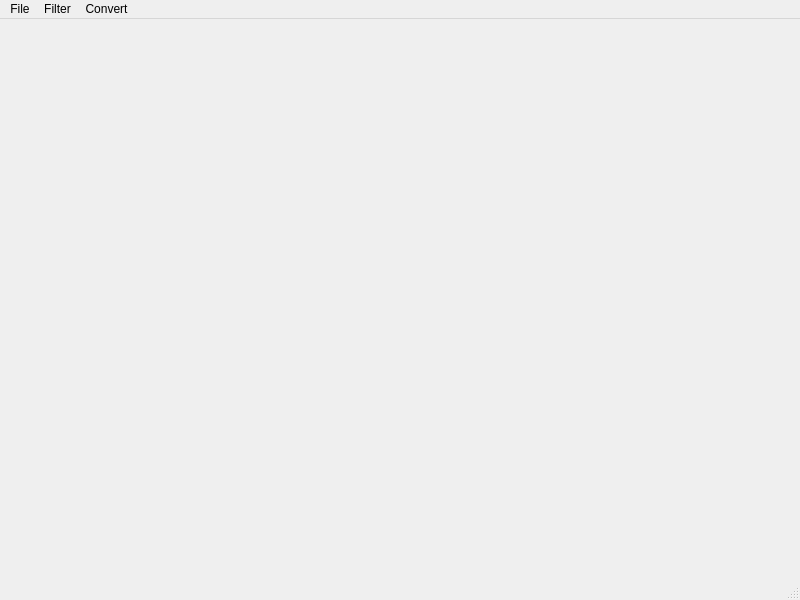
<?xml version="1.0" encoding="UTF-8"?>
<ui version="4.0">
 <class>hlmp::HLMPMainWindow</class>
 <widget class="QMainWindow" name="hlmp::HLMPMainWindow">
  <property name="geometry">
   <rect>
    <x>0</x>
    <y>0</y>
    <width>800</width>
    <height>600</height>
   </rect>
  </property>
  <property name="windowTitle">
   <string>MainWindow</string>
  </property>
  <widget class="vcl::qt::MeshViewer" name="meshViewer"/>
  <widget class="QMenuBar" name="menubar">
   <property name="geometry">
    <rect>
     <x>0</x>
     <y>0</y>
     <width>800</width>
     <height>23</height>
    </rect>
   </property>
   <widget class="QMenu" name="menuFile">
    <property name="title">
     <string>File</string>
    </property>
    <addaction name="actionOpenMesh"/>
    <addaction name="actionSaveMeshAs"/>
   </widget>
   <widget class="QMenu" name="menuFilter">
    <property name="title">
     <string>Filter</string>
    </property>
   </widget>
   <widget class="QMenu" name="menuConvert">
    <property name="title">
     <string>Convert</string>
    </property>
   </widget>
   <addaction name="menuFile"/>
   <addaction name="menuFilter"/>
   <addaction name="menuConvert"/>
  </widget>
  <widget class="QStatusBar" name="statusbar"/>
  <action name="actionOpenMesh">
   <property name="icon">
    <iconset theme="document-open"/>
   </property>
   <property name="text">
    <string>Open Mesh</string>
   </property>
  </action>
  <action name="actionSaveMeshAs">
   <property name="icon">
    <iconset theme="document-save-as"/>
   </property>
   <property name="text">
    <string>Save Mesh As...</string>
   </property>
  </action>
  <action name="actionCreate">
   <property name="text">
    <string>Create</string>
   </property>
  </action>
 </widget>
 <customwidgets>
  <customwidget>
   <class>vcl::qt::MeshViewer</class>
   <extends>QWidget</extends>
   <header>vclib/qt/mesh_viewer.h</header>
   <container>1</container>
  </customwidget>
 </customwidgets>
 <resources/>
 <connections/>
</ui>
